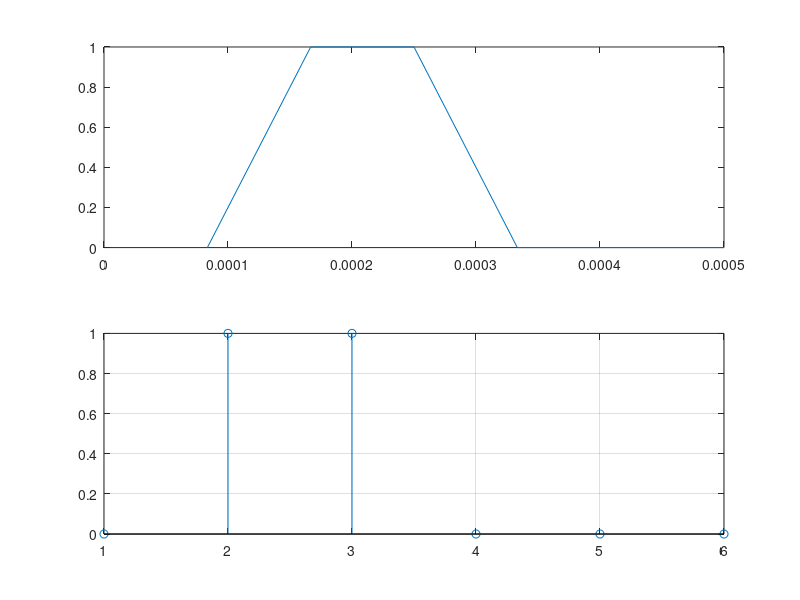

The MATLAB source for this figure:
    Fs = 12000;
    N = 0.5*12; %Numar de  esantioane 0.5 ms * 12kHz
    n = 1:N;
    v=randi([0,1],1,N)%genereaza un sir binar de N elemente
    ts = 1/Fs; %ts e timpul de esantionare
    t = ts:ts:N*ts; 
    subplot(2,1,1)%urmatorul grafic va fi afisat in prima sectiune a ferestrei
    plot(t,v);%semnal gereat continuu in functie de t
    subplot(2,1,2)%urmatorul grafic va fi afisat in a doua sectiune a ferestrei
    stem(n,v),grid %semnalul generat discret in functie de n